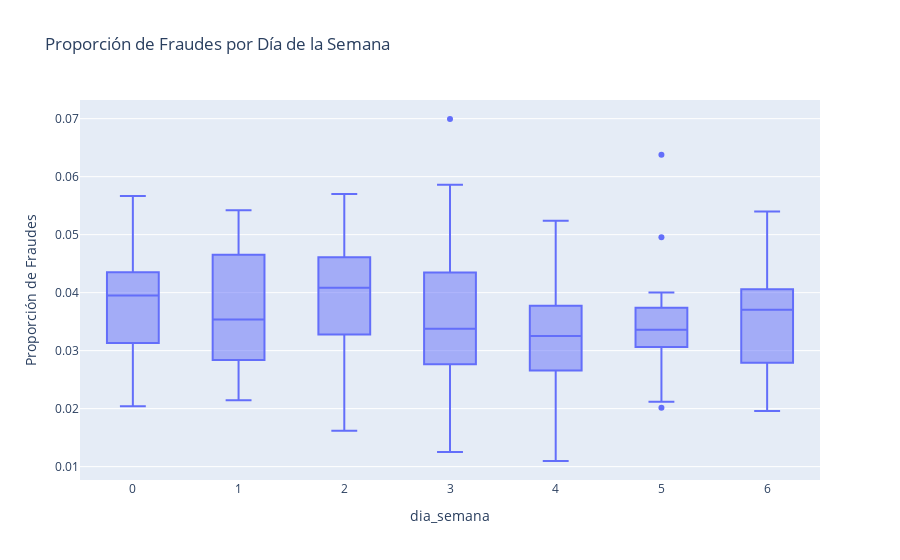

Notebook code for this chart:
### Code cell
fig = px.box(grouped.reset_index(), x='dia_semana', y='fraudulent_proportion',
             title='Proporción de Fraudes por Día de la Semana',
             labels={'dia_de_la_semana': 'Día de la Semana', 'fraudulent_proportion': 'Proporción de Fraudes'})

fig.show()

### Figure 1 — Plotly figure (JSON) as saved in the notebook; plotly's stock layout.template omitted (floating-point values rounded to 4 significant figures; data arrays with more than 128 entries replaced by an {"elided": "..."} marker saying what was removed)
{"data": [{"alignmentgroup": "True", "hovertemplate": "dia_semana=%{x}<br>Proporción de Fraudes=%{y}<extra></extra>", "legendgroup": "", "marker": {"color": "#636efa"}, "name": "", "notched": false, "offsetgroup": "", "orientation": "v", "showlegend": false, "type": "box", "x": {"elided": "182 int values"}, "x0": " ", "xaxis": "x", "y": {"elided": "182 float values"}, "y0": " ", "yaxis": "y"}], "layout": {"boxmode": "group", "legend": {"tracegroupgap": 0}, "title": {"text": "Proporción de Fraudes por Día de la Semana"}, "xaxis": {"anchor": "y", "domain": [0, 1], "title": {"text": "dia_semana"}}, "yaxis": {"anchor": "x", "domain": [0, 1], "title": {"text": "Proporción de Fraudes"}}}}
